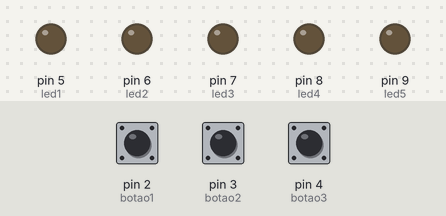
The sketch below on a simulated Arduino Uno, built with avr-gcc and run on an emulated ATmega328P. Shown: output pins drawn as LEDs (lit = HIGH). Inputs (shaded band) come from the test bench; at power-on: pin 2 (botao1) LOW, pin 3 (botao2) LOW, pin 4 (botao3) LOW.

Above: at 1.2 s.
1.3 s: pin 2 (botao1) pulled HIGH for 0.15 s
At 1.37 s:
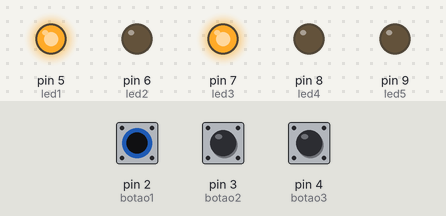
2.9 s: pin 3 (botao2) pulled HIGH for 0.15 s
At 2.97 s:
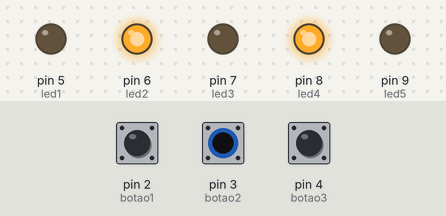
4.5 s: pin 4 (botao3) pulled HIGH for 0.15 s
At 4.57 s:
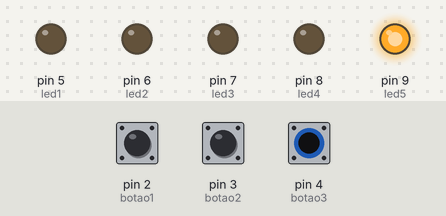
6.1 s: pin 4 (botao3) pulled HIGH for 3.2 s
At 9.8 s:
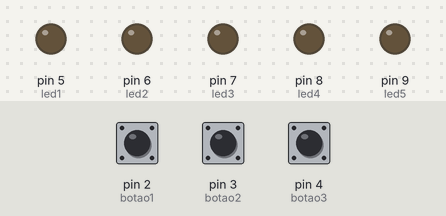
10.8 s: pin 2 (botao1) pulled HIGH for 3.2 s
At 12.2 s:
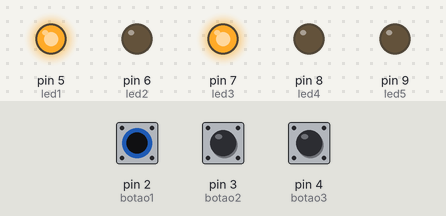
15.5 s: pin 2 (botao1) driven HIGH and pin 3 (botao2) driven HIGH
At 16.9 s:
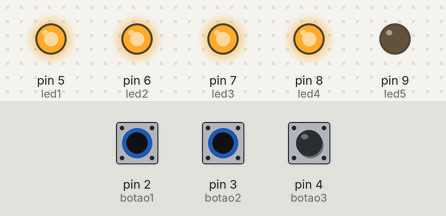
Timing chart, 0 to 18.0 s (numbered marks = the images above; inputs shaded):
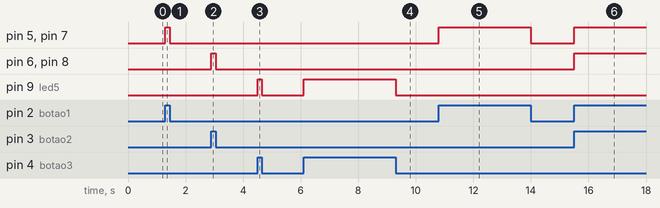

The sketch:

codigo.ino
```cpp
// C++ code
//
const int botao1 = 2;
const int botao2 = 3;
const int botao3 = 4;
const int led1 = 5;
const int led2 = 6;
const int led3 = 7;
const int led4 = 8;
const int led5 = 9;

int var1;
int var2;

void setup()
{
  pinMode(botao1, INPUT);
  pinMode(botao2, INPUT);
  pinMode(botao3, INPUT);

  pinMode(led1, OUTPUT);
  pinMode(led2, OUTPUT);
  pinMode(led3, OUTPUT);
  pinMode(led4, OUTPUT);
  pinMode(led5, OUTPUT);

}

  int valor1;
  int valor2;
  int valor3;

void loop()
{
  valor1 = digitalRead(botao1);
  valor2 = digitalRead(botao2);
  valor3 = digitalRead(botao3);


  if (valor1){
    digitalWrite (led1, HIGH);
    digitalWrite (led3, HIGH);
  } else{
    digitalWrite(led1, LOW);
    digitalWrite(led3, LOW);
  }

  if (valor2) {
    digitalWrite(led2, HIGH);
    digitalWrite(led4, HIGH);
  } else {
    digitalWrite (led2, LOW);
    digitalWrite (led4, LOW);
  }

   if (valor3) {
    digitalWrite(led5, HIGH);
  } else {
    digitalWrite (led5, LOW);
  }


}
```

Measured:
- after the input at 1.3 s, pin 5 (led1), pin 7 (led3): LOW → HIGH at once, → LOW 0.15 s later
- after the input at 2.9 s, pin 6 (led2), pin 8 (led4): LOW → HIGH at once, → LOW 0.15 s later
- after the input at 4.5 s, pin 9 (led5): LOW → HIGH at once, → LOW 0.15 s later
- after the input at 6.1 s, pin 9 (led5): LOW → HIGH at once, → LOW 3.2 s later
- after the input at 10.8 s, pin 5 (led1), pin 7 (led3): LOW → HIGH at once, → LOW 3.2 s later
- after the input at 15.5 s, pin 5 (led1), pin 6 (led2), pin 7 (led3), pin 8 (led4): LOW → HIGH at once
